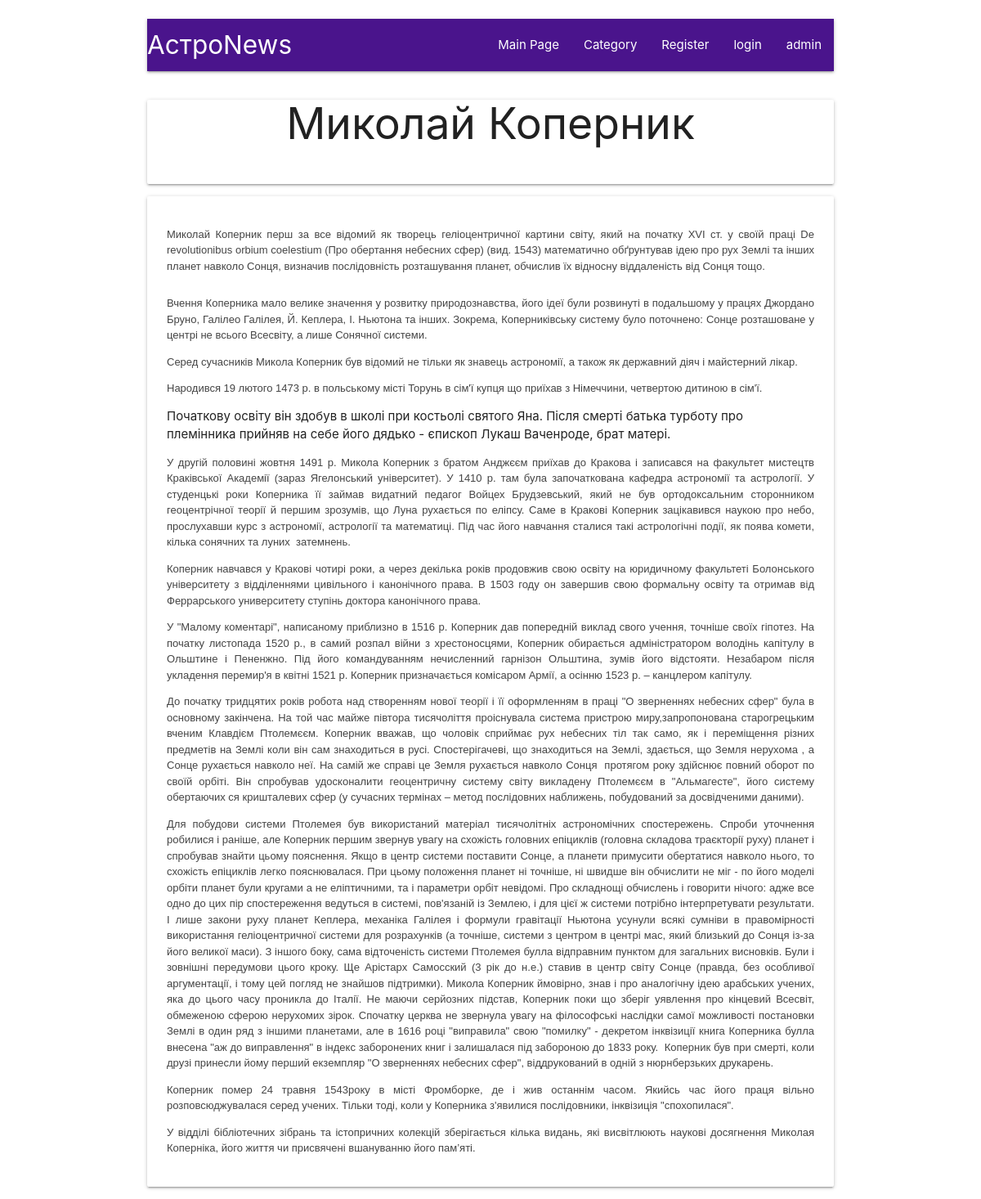
/category/Copernuk, run on the app's committed database.
### mainapp/models.py (models this page shows, shortened)
class Information(models.Model):
	title = models.CharField(max_length=200, null=False)
	text = models.TextField(null=False)
	image = models.ImageField(upload_to='img/', blank=True, null=True)
	news_catagory = models.ForeignKey(Category, on_delete=models.SET_DEFAULT, default=1)
	urls_slung_inf = models.CharField(max_length=30, null=False, default="default")

### mainapp/views.py (the view)
# urls.py: path("category/<url_sl>", views.separator),
def separator(request, url_sl):
	categor_urls = [c.urls_slung_category for c in Category.objects.all()]
	for posts in categor_urls:
		if url_sl == posts:
			return render(request,
					"mainapp/list_of.html",
					{'Articuls':Information.objects.filter(news_catagory__urls_slung_category=url_sl)},
					  )
	try:
		return render(request,
					"mainapp/articul.html",
					{'Inf':Information.objects.filter(urls_slung_inf=url_sl)},
					)
	except:
			return HttpResponse("<h1>Error</h1>")

### mainapp/templates/mainapp/articul.html (shortened to what this page needs)
{% extends "mainapp/head.html"%}
{% block content %}
	{% for n in Inf%}
	<div class="col s12 l12">
		<div class="center-align card vertical">
			<h2 class="header">{{ n.title }}</h2>
			<br>
		</div>
		<div class="center-align card vertical">
			<div class="left-align card-content">
				{{n.text|safe}}
			</div>
		</div>
	</div>
	{% endfor %}
{%endblock%}

### data on the page
Information: title "Миколай Коперник", text "Миколай Коперник перш за все відомий як творець геліоцентричної картини світу, який на початку XVI ст. у своїй праці De revolutionibus orbium coelestium (Про обертання небесних сфер) (вид. 1543) математично обґрунтував ідею про рух Землі та інших планет навколо Сонця, визначив послідовність розташування планет, обчислив їх відносну віддаленість від Сонця тощо. Вчення Коперника мало велике значення у розвитку природознавства, його ідеї були розвинуті в подальшому у працях Джордано Бруно, Галілео Галілея, Й. Кеплера, І. Ньютона та інших. Зокрема, Коперниківську систему було поточнено: Сонце розташоване у центрі не всього Всесвіту, а лише Сонячної системи. Серед сучасників Микола Коперник був…"
